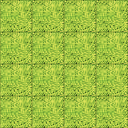

This game map was drawn from its Tiled (.tmx) file and the tilesets committed beside it. A one-line description and the full map source follow:
An orthogonal 4x4 tile map with 32x32 px tiles, 1 tile layer (terrain) and 4 objects (2x tree, tank, turret).

<map version="1.0" orientation="orthogonal" renderorder="right-down" width="4" height="4" tilewidth="32" tileheight="32" nextobjectid="149">
 <properties>
  <property name="algorithm" value="" />
  <property name="wind" value="left" />
 </properties>
 <tileset firstgid="1" name="Sprites" tilewidth="32" tileheight="32" tilecount="25" columns="5">
  <image source="../Textures/Sprites.png" width="160" height="160" />
 </tileset>
 <layer name="terrain" width="4" height="4">
  <data>
   <tile gid="12" />
   <tile gid="12" />
   <tile gid="12" />
   <tile gid="12" />
   <tile gid="12" />
   <tile gid="12" />
   <tile gid="12" />
   <tile gid="12" />
   <tile gid="12" />
   <tile gid="12" />
   <tile gid="12" />
   <tile gid="12" />
   <tile gid="12" />
   <tile gid="12" />
   <tile gid="12" />
   <tile gid="12" />
  </data>
 </layer>
 <objectgroup name="tanks">
  <object id="138" name="tank" type="tank" gid="20" x="0" y="32" width="32" height="32" rotation="-270" />
 </objectgroup>
 <objectgroup name="turrets">
  <object id="139" name="turret" type="turret" gid="21" x="0" y="32" width="32" height="32" rotation="-270" />
 </objectgroup>
 <objectgroup name="trees">
  <object id="147" name="tree" gid="6" x="64" y="64" width="32" height="32">
   <properties>
    <property name="burns" type="bool" value="false" />
   </properties>
  </object>
  <object id="148" name="tree" gid="6" x="96" y="64" width="32" height="32">
   <properties>
    <property name="burns" type="bool" value="true" />
   </properties>
  </object>
 </objectgroup>
</map>
